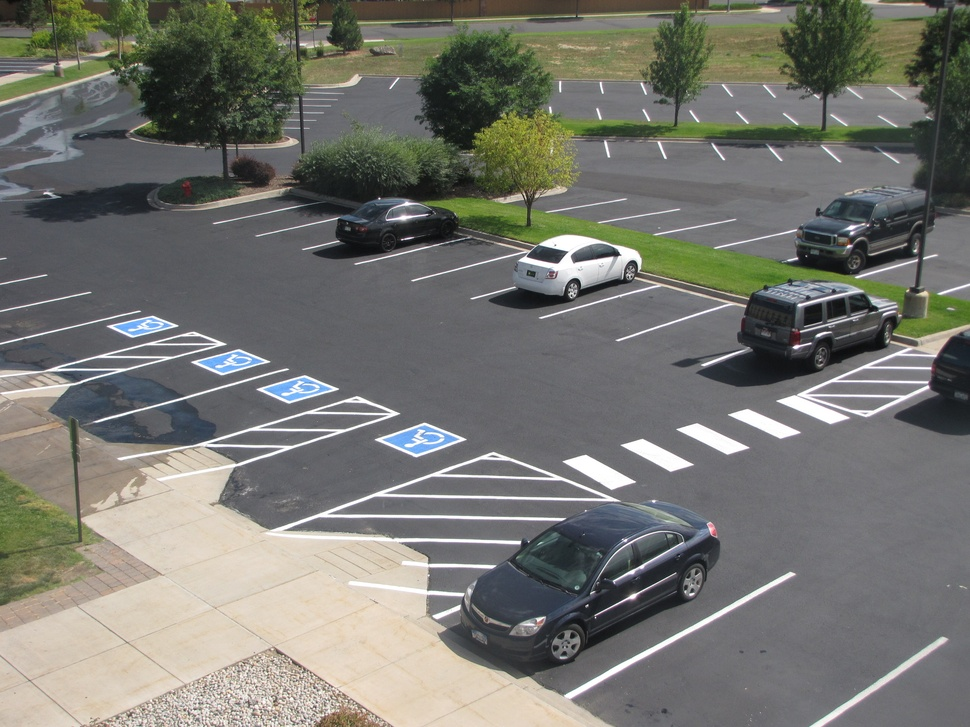
#> input picture labelImgFlipper/parking.jpg, 970 x 727 px, shrunk from 2816 x 2112 before the run; its folder holds only this picture in this run
$ python labelImgFlipper.py
#> lines starting #> are read from the running program, lines starting #| are printed output that depends on the picture
import os
import glob
import cv2
import xml.etree.ElementTree as ET
import argparse


def get_path_filename_and_ext(filepath):
    path, filename = os.path.split(filepath)
    filename, ext = os.path.splitext(filename)
    return path, filename, ext


def add_suffix(filepath, suffix):
    """Function adding suffix to the given filepath"""
    path, filename, ext = get_path_filename_and_ext(filepath)
    new_filename = filename + suffix + ext
    new_path = os.path.join(path, new_filename)
    return new_path


def flip_XML(path, filename, suffix):
    """
    For given path, filename and suffix, a new xml file is created.
    Each x coordinate is transformed usinf this formula: x = width - x.
    Filename and path are also updated
    """
    tree = ET.parse(os.path.join(path, filename) + '.xml')
    root = tree.getroot()
    tag_filename = root.find('filename')
    tag_path = root.find('path')

    tag_filename.text = filename + suffix + '.jpg'
    tag_path.text = add_suffix(tag_path.text, suffix)

    width = int(root.find('size').find('width').text)

    for xmin in root.iter('xmin'):
        xmin.text = str(width - int(xmin.text))

    for xmax in root.iter('xmax'):
        xmax.text = str(width - int(xmax.text))

    tree.write(os.path.join(path, filename) + suffix + '.xml')


def flip_IMG(path, filename, ext, suffix):
#> called with path = '.', filename = 'parking', ext = '.jpg', suffix = '_flipped'
    image = cv2.imread(os.path.join(path, filename) + ext)
#> image is the input picture: shape (727, 970, 3); mean B, G, R 111.8, 118, 117.7
    image = cv2.flip(image, 1)
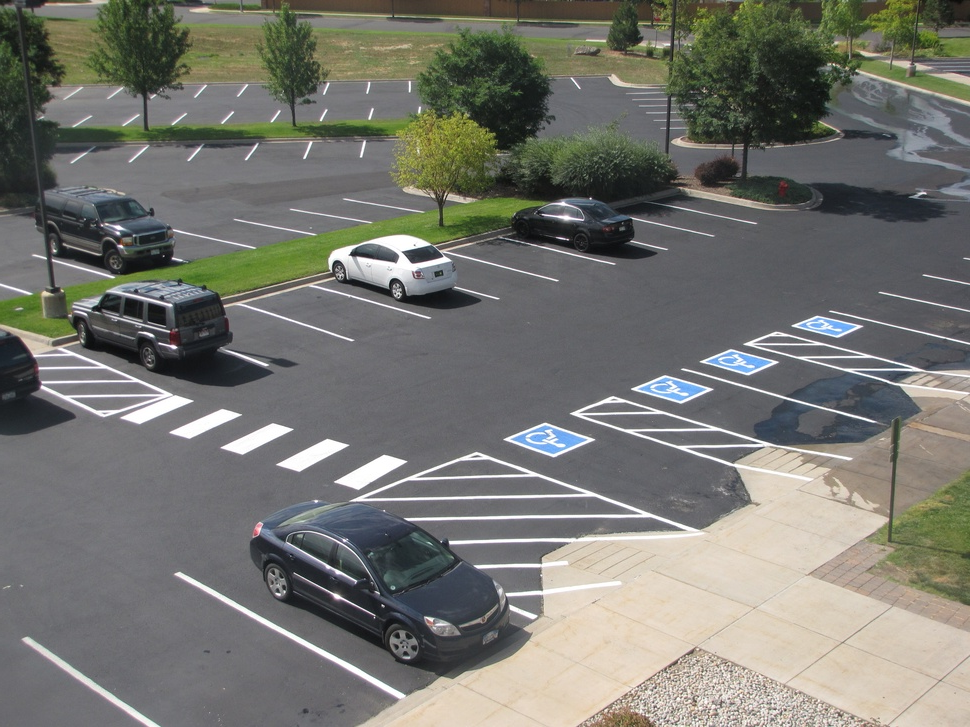
#> image: shape (727, 970, 3); mean B, G, R 111.8, 118, 117.7
    cv2.imwrite(os.path.join(path, filename) + suffix + ext, image)


def main():
    parser = argparse.ArgumentParser()
    parser.add_argument('-p', '--path',
                        default='./',
                        help='Path where images to flip are stored. Curent directory is the default value')
    args = parser.parse_args()

    path = args.path
    suffix = '_flipped'
    for f in glob.glob(path + '*.jpg'):
        path, filename, ext = get_path_filename_and_ext(f)
        flip_IMG(path, filename, ext, suffix)
        flip_XML(path, filename, suffix)


if __name__ == '__main__':
#> (the run stopped early here; a loop or call above may not have finished)
